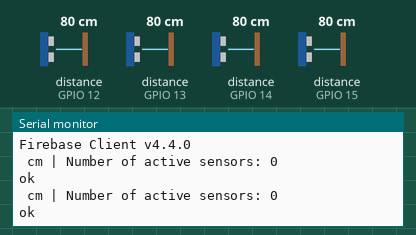
Recording of a sketch running on a simulated ESP32. Shown: the last lines printed to the serial monitor. Wiring (inferred from the names in the program): 4 × ultrasonic range finder: trigger GPIO 0, echo GPIO 13 / trigger GPIO 2, echo GPIO 15 / trigger GPIO 4, echo GPIO 12 / trigger GPIO 5, echo GPIO 14. Inputs (shaded band) come from the test bench; at power-on: distance to the obstacle (sensors on GPIO 12, GPIO 13, GPIO 14, GPIO 15) 80 cm. The echo pulse lasts 58.3 µs per cm; WiFi joins after 1.5 s; servers stay silent unless stated.

Above: at 2.7 s.
2.8 s: distance to the obstacle (sensor on GPIO 12) set to 2 cm
At 2.99 s:
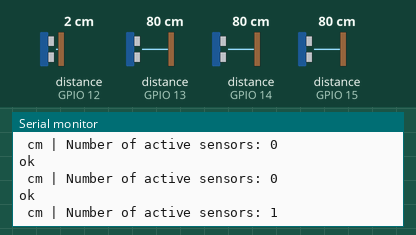
4.3 s: distance to the obstacle (sensor on GPIO 13) set to 2 cm
At 4.7 s:
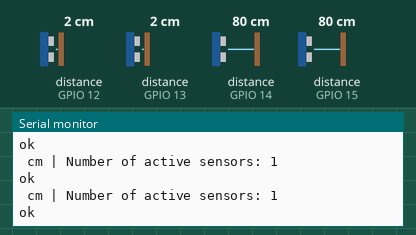
5.8 s: distance to the obstacle (sensor on GPIO 14) set to 2 cm
At 5.8 s:
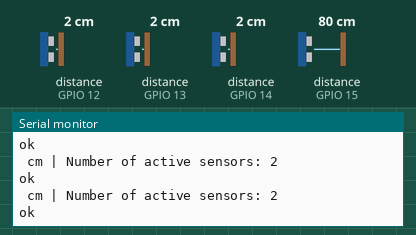
7.3 s: distance to the obstacle (sensor on GPIO 15) set to 2 cm
At 8.0 s:
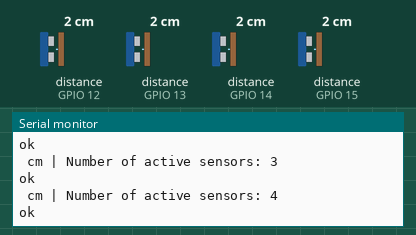
Timing chart, 0 to 9.8 s (numbered marks = the images above; inputs shaded):
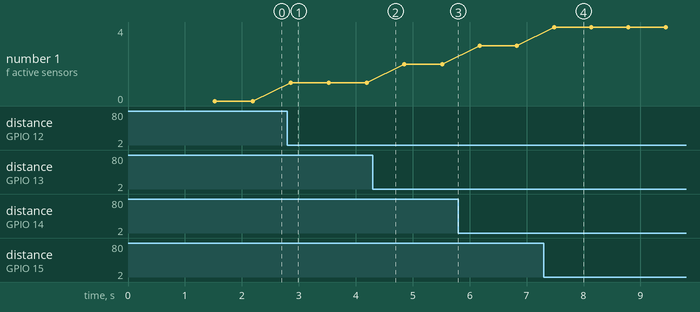

The sketch:

ultra.ino
```cpp
#include <Firebase_ESP_Client.h>
#include <Servo.h>


// Provide the token generation process info.
#include <addons/TokenHelper.h>

/* 1. Define the WiFi credentials */
#define WIFI_SSID "home@129"
#define WIFI_PASSWORD "home@1234+"

/* 2. Define the API Key */
#define API_KEY "AIzaSyCYnPqjbkx0vgjmRlsnNPid2lYXXOgRdAE"

/* 3. Define the project ID */
#define FIREBASE_PROJECT_ID "easypark-cc6dd"

/* 4. Define the user Email and password that alreadey registerd or added in your project */
#define USER_EMAIL "admin@admin.com"
#define USER_PASSWORD "123456"

// Define Firebase Data object
FirebaseData fbdo;

FirebaseAuth auth;
FirebaseConfig config;
FirebaseJson content;

String id = "universityparking_6975403446446829_7991555124521255";

String documentPath = "parking-spaces/"+id;

const int trigPin1 = 5; // Trigger pin for sensor 1
const int echoPin1 = 14; // Echo pin for sensor 1
const int trigPin2 = 4; // Trigger pin for sensor 2
const int echoPin2 = 12; // Echo pin for sensor 2
const int trigPin3 = 0; // Trigger pin for sensor 3
const int echoPin3 = 13; // Echo pin for sensor 3
const int trigPin4 = 2; // Trigger pin for sensor 4
const int echoPin4 = 15; // Echo pin for sensor 4

int s1 = LOW;
int s2 = LOW;
int s3 = LOW;
int s4 = LOW;
int x;

void setup() {
  Serial.begin(115200);
  pinMode(trigPin1, OUTPUT);
  pinMode(echoPin1, INPUT);
  pinMode(trigPin2, OUTPUT);
  pinMode(echoPin2, INPUT);
  pinMode(trigPin3, OUTPUT);
  pinMode(echoPin3, INPUT);
  pinMode(trigPin4, OUTPUT);
  pinMode(echoPin4, INPUT);

  WiFi.begin(WIFI_SSID, WIFI_PASSWORD);

  Serial.print("Connecting to Wi-Fi");
  unsigned long ms = millis();
  while (WiFi.status() != WL_CONNECTED) {
    Serial.print(".");
    delay(300);
  }
  Serial.println();
  Serial.print("Connected with IP: ");
  Serial.println(WiFi.localIP());
  Serial.println();
  Serial.printf("Firebase Client v%s\n\n", FIREBASE_CLIENT_VERSION);
  config.api_key = API_KEY;
  auth.user.email = USER_EMAIL;
  auth.user.password = USER_PASSWORD;
  config.token_status_callback = tokenStatusCallback;  // see addons/TokenHelper.h
  Firebase.reconnectNetwork(true);
  fbdo.setBSSLBufferSize(4096 /* Rx buffer size in bytes from 512 - 16384 */, 1024 /* Tx buffer size in bytes from 512 - 16384 */);
  fbdo.setResponseSize(2048);
  Firebase.begin(&config, &auth);
}

void loop() {
  // Read from sensor 1
  long duration1, distance1;
  digitalWrite(trigPin1, LOW);
  delayMicroseconds(2);
  digitalWrite(trigPin1, HIGH);
  delayMicroseconds(10);
  digitalWrite(trigPin1, LOW);
  duration1 = pulseIn(echoPin1, HIGH);
  distance1 = duration1 * 0.034 / 2;

  // Read from sensor 2
  long duration2, distance2;
  digitalWrite(trigPin2, LOW);
  delayMicroseconds(2);
  digitalWrite(trigPin2, HIGH);
  delayMicroseconds(10);
  digitalWrite(trigPin2, LOW);
  duration2 = pulseIn(echoPin2, HIGH);
  distance2 = duration2 * 0.034 / 2;

  // Read from sensor 3
  long duration3, distance3;
  digitalWrite(trigPin3, LOW);
  delayMicroseconds(2);
  digitalWrite(trigPin3, HIGH);
  delayMicroseconds(10);
  digitalWrite(trigPin3, LOW);
  duration3 = pulseIn(echoPin3, HIGH);
  distance3 = duration3 * 0.034 / 2;

  // Read from sensor 4
  long duration4, distance4;
  digitalWrite(trigPin4, LOW);
  delayMicroseconds(2);
  digitalWrite(trigPin4, HIGH);
  delayMicroseconds(10);
  digitalWrite(trigPin4, LOW);
  duration4 = pulseIn(echoPin4, HIGH);
  distance4 = duration4 * 0.034 / 2;

  // Reset counter
  x = 0;

  // Count the number of sensors detecting something
  if(distance1 < 20) {
    x++;
  }
  if(distance2 < 20) {
    x++;
  }
  if(distance3 < 20) {
    x++;
  }
  if(distance4 < 20) {
    x++;
  }

  // Output readings to serial monitor
/*  Serial.print("Sensor 1: ");
  Serial.print(distance1);
  Serial.print(" cm | Sensor 2: ");
  Serial.print(distance2);
  Serial.print(" cm | Sensor 3: ");
  Serial.print(distance3);
  Serial.print(" cm | Sensor 4: ");
  Serial.print(distance4);*/
  Serial.print(" cm | Number of active sensors: ");
  Serial.println(x);
  content.set("fields/freeSlots/integerValue", x);
      if (Firebase.Firestore.patchDocument(&fbdo, FIREBASE_PROJECT_ID, "" /* databaseId can be (default) or empty */, documentPath.c_str(), content.raw(), "freeSlots" /* updateMask */))
        Serial.printf("ok\n%s\n\n", fbdo.payload().c_str());
      else
        Serial.println(fbdo.errorReason());

  delay(500); // Adjust delay as needed for your application
}
```

Measured:
- after the input at 2.8 s, the serial monitor: prints a new line after 0.06 s (image 1)
- after the input at 7.3 s, the serial monitor: prints a new line after 0.18 s (image 4)
- plotted number 1: 0 → 1 after the input at 2.8 s, 1 → 2 after the input at 4.3 s, 2 → 3 after the input at 5.8 s, 3 → 4 after the input at 7.3 s
